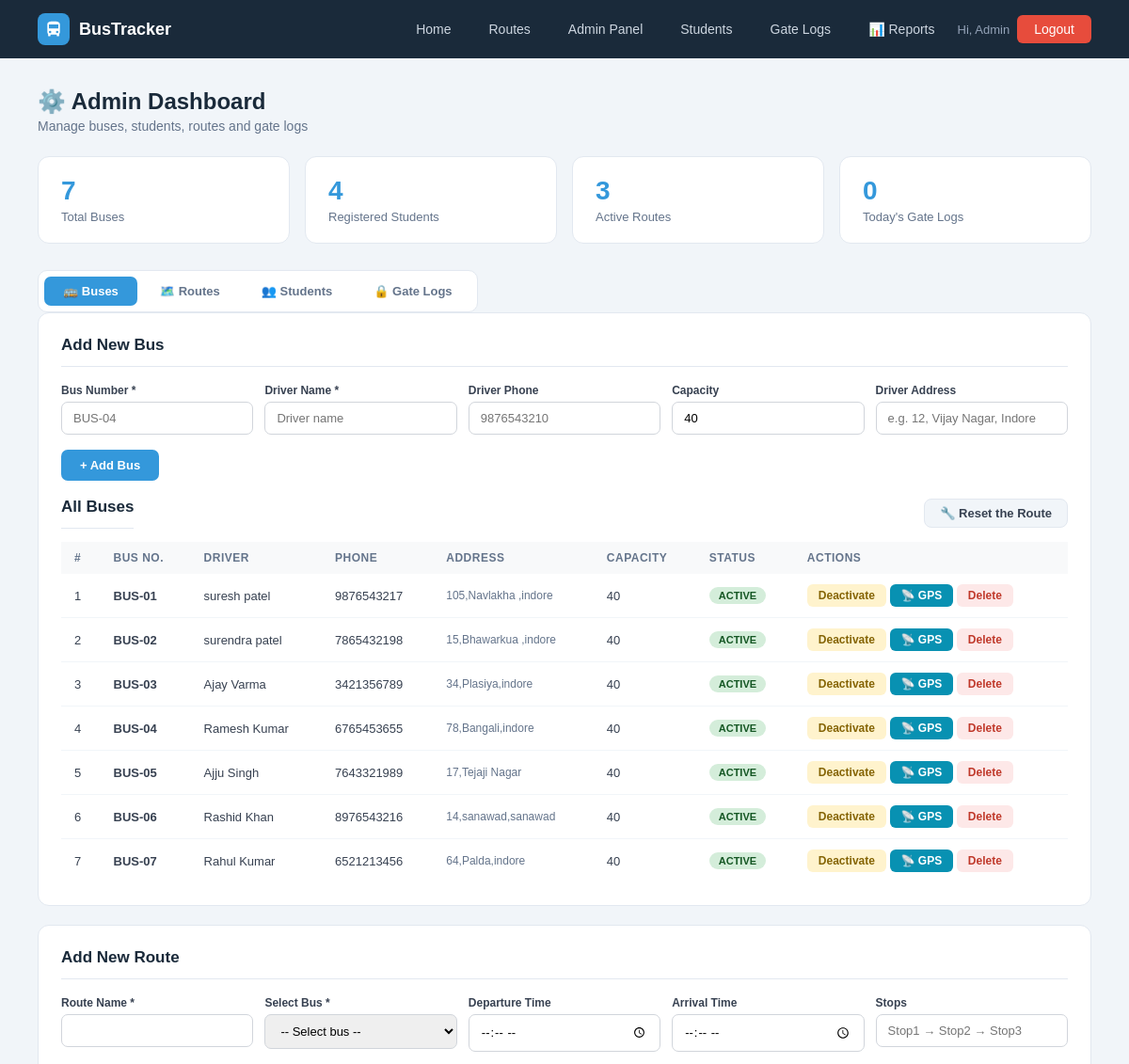
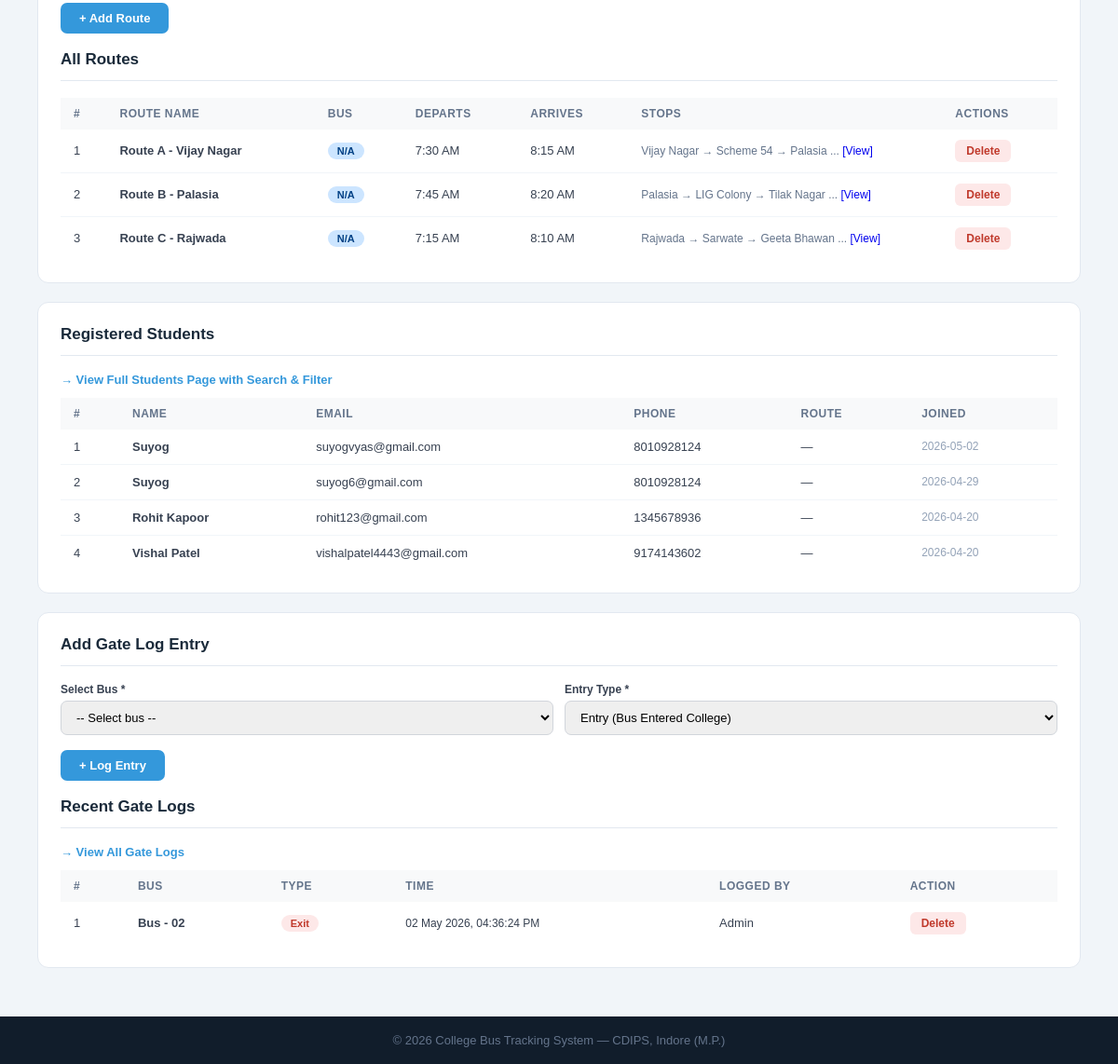
The page /admin (signed in) on the database as committed earlier (2 pictures, top to bottom).
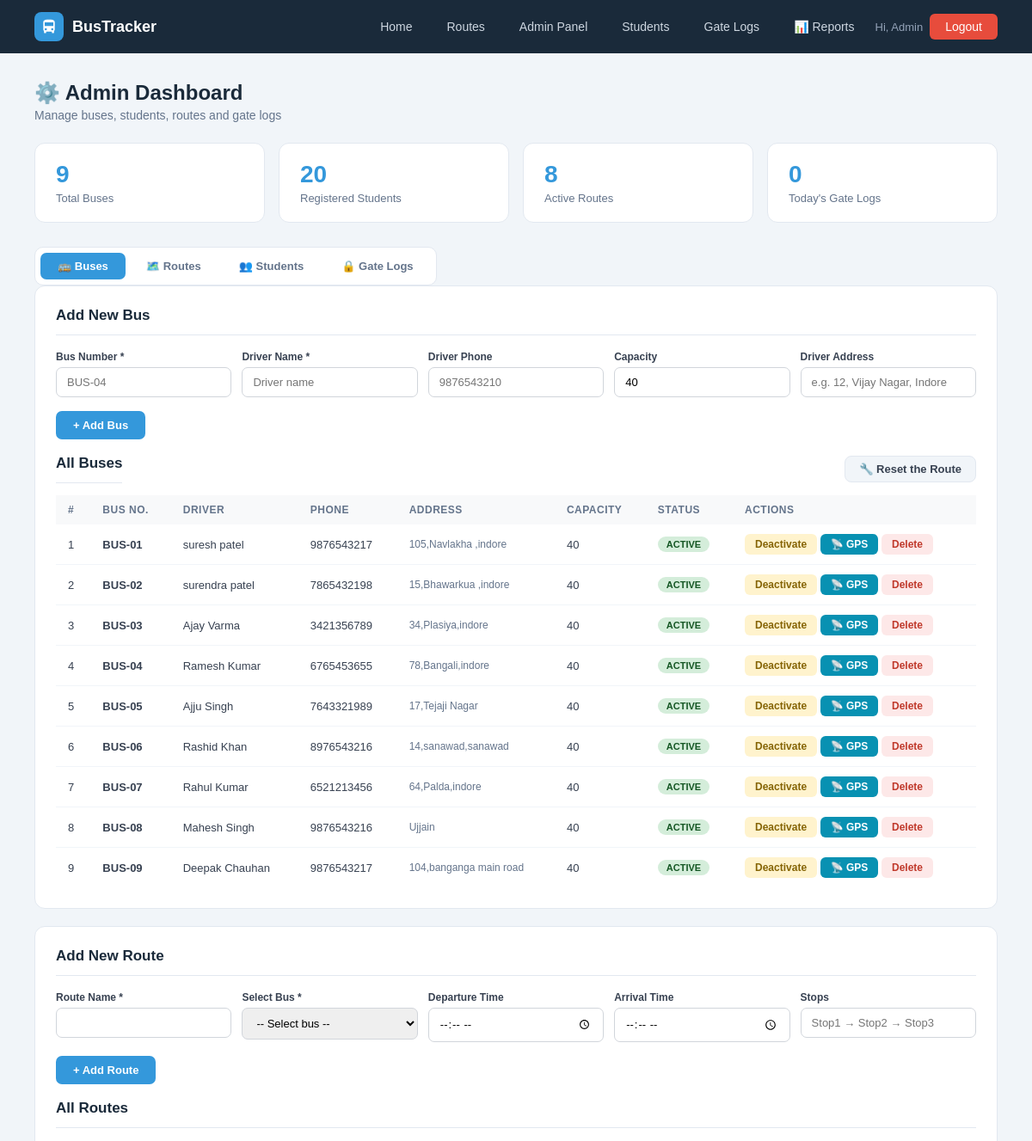
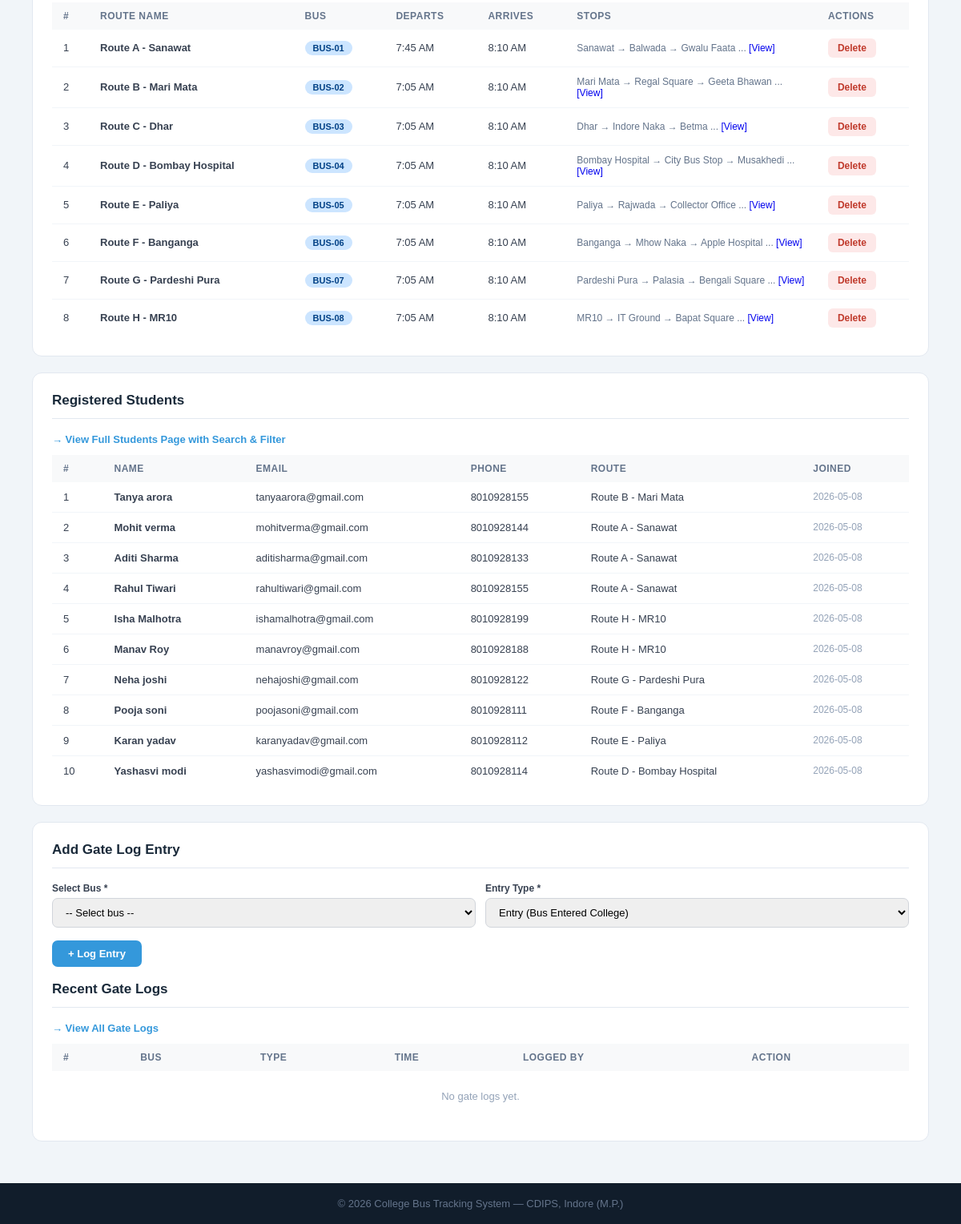
The same page on the database as committed later (2 pictures, top to bottom).
### tables this page shows
CREATE TABLE gate_logs (
        id INTEGER PRIMARY KEY AUTOINCREMENT,
        bus_id INTEGER, bus_number TEXT, entry_type TEXT,
        log_time TIMESTAMP DEFAULT CURRENT_TIMESTAMP,
        noted_by TEXT DEFAULT 'System',
        FOREIGN KEY(bus_id) REFERENCES buses(id));

CREATE TABLE buses (
        id INTEGER PRIMARY KEY AUTOINCREMENT,
        bus_number TEXT UNIQUE NOT NULL, driver_name TEXT NOT NULL,
        driver_phone TEXT, capacity INTEGER DEFAULT 40,
        status TEXT DEFAULT 'active',
        current_lat REAL DEFAULT 22.7196, current_lng REAL DEFAULT 75.8577, driver_address TEXT);

CREATE TABLE routes (
        id INTEGER PRIMARY KEY AUTOINCREMENT,
        route_name TEXT NOT NULL, bus_id INTEGER,
        start_point TEXT, end_point TEXT,
        departure_time TEXT, arrival_time TEXT, stops TEXT, original_bus_id INTEGER,
        FOREIGN KEY(bus_id) REFERENCES buses(id));

CREATE TABLE users (
        id INTEGER PRIMARY KEY AUTOINCREMENT,
        name TEXT NOT NULL, email TEXT UNIQUE NOT NULL,
        password TEXT NOT NULL, role TEXT DEFAULT 'student',
        phone TEXT, route_id INTEGER,
        created_at TIMESTAMP DEFAULT CURRENT_TIMESTAMP);

### app.py (the view)
@app.route('/admin')
@admin_required
def admin_dashboard():
    db = get_db()
    buses    = db.execute("SELECT * FROM buses").fetchall()
    students = db.execute('''SELECT u.*,r.route_name FROM users u
                             LEFT JOIN routes r ON u.route_id=r.id
                             WHERE u.role='student' ORDER BY u.created_at DESC''').fetchall()
    routes   = db.execute("SELECT r.*,b.bus_number FROM routes r LEFT JOIN buses b ON r.bus_id=b.id").fetchall()
    logs     = db.execute("SELECT * FROM gate_logs ORDER BY log_time DESC LIMIT 15").fetchall()
    stats = dict(
        total_buses=db.execute("SELECT COUNT(*) FROM buses").fetchone()[0],
        total_students=db.execute("SELECT COUNT(*) FROM users WHERE role='student'").fetchone()[0],
        total_routes=db.execute("SELECT COUNT(*) FROM routes").fetchone()[0],
        today_logs=db.execute("SELECT COUNT(*) FROM gate_logs WHERE DATE(log_time)=DATE('now')").fetchone()[0])
    db.close(); return render_template('admin.html', buses=buses, students=students, routes=routes, logs=logs, stats=stats)

### app.py (called while the page is built, shortened)
def get_db():
    conn = sqlite3.connect(DB)
    conn.row_factory = sqlite3.Row
    return conn

def admin_required(f):
    @wraps(f)
    def dec(*a, **kw):
        if 'admin' not in session:
            flash('Admin access required.', 'error')
            return redirect(url_for('admin_login'))
        return f(*a, **kw)
    return dec

@app.context_processor
def inject_notifications():
    return dict(notifications=[], unread_count=0)

### templates/admin.html (shortened to what the changed rows need)
{% extends "base.html" %}
{% block content %}
<div class="page">
    <div class="page-header">
        <div style="display:flex;gap:12px;align-items:flex-start;flex-wrap:wrap;justify-content:space-between;">
            <div>
                <h1>⚙️ Admin Dashboard</h1>
            </div>
        </div>
    </div>
    <div class="stat-cards">
        <div class="stat-card"><div class="num">{{ stats.total_buses }}</div><div class="lbl">Total Buses</div></div>
        <div class="stat-card"><div class="num">{{ stats.total_students }}</div><div class="lbl">Registered Students</div></div>
        <div class="stat-card"><div class="num">{{ stats.total_routes }}</div><div class="lbl">Active Routes</div></div>
    </div>
    <div class="tab-wrap">
        <div class="tab-contents">
            <div class="panel" id="content-buses">
                <h2>Add New Bus</h2>
                <br>
                <div style="display:flex;align-items:center;justify-content:space-between;margin-bottom:14px;">
                    <h2 style="margin:0;">All Buses</h2>
                </div>
                <table>
                    <thead><tr><th>#</th><th>Bus No.</th><th>Driver</th><th>Phone</th><th>Address</th><th>Capacity</th><th>Status</th><th>Actions</th></tr></thead>
                    <tbody>
                    {% for b in buses %}
                    <tr>
                        <td>{{ loop.index }}</td>
                        <td><b>{{ b.bus_number }}</b></td>
                        <td>{{ b.driver_name }}</td>
                        <td>{{ b.driver_phone or '—' }}</td>
                        <td style="font-size:12px;color:#64748b;max-width:160px;">{{ b.driver_address or '—' }}</td>
                        <td>{{ b.capacity }}</td>
                        <td><span class="badge {{ 'badge-green' if b.status=='active' else 'badge-red' }}">{{ b.status.upper() }}</span></td>
                        <td>
                            {% if b.status == 'active' %}
                            <a href="{{ url_for('bus_status', bid=b.id, status='inactive') }}" class="btn-sm btn-warning">Deactivate</a>
                            {% else %}
                            <a href="{{ url_for('bus_status', bid=b.id, status='active') }}" class="btn-sm btn-success">Activate</a>
                            {% endif %}
                            <a href="{{ url_for('driver_gps_page', bus_id=b.id) }}"
                               class="btn-sm"
                               style="background:#0891b2;color:#fff;border:none;"
                               target="_blank"
                               title="Driver GPS Panel — {{ b.driver_name }}">
                               📡 GPS
                            </a>
                            <a href="{{ url_for('delete_bus', bid=b.id) }}" class="btn-sm btn-danger">Delete</a>
                        </td>
                    </tr>
                    {% else %}
                    <tr><td colspan="8" style="text-align:center;color:#94a3b8;padding:24px">No buses found.</td></tr>
                    {% endfor %}
                    </tbody>
                </table>
            </div>
           <div class="panel" id="content-routes">
             <h2>Add New Route</h2>
            <br>
             <h2>All Routes</h2>
             <table>
                <thead>
                    <tr>
                        <th>#</th>
                        <th>Route Name</th>
                        <th>Bus</th>
                        <th>Departs</th>
                        <th>Arrives</th>
                        <th>Stops</th>
                        <th>Actions</th>
                    </tr>
                </thead>
                <tbody>
                    {% for r in routes %}
                    <tr>
                        <td>{{ loop.index }}</td>
                        <td><b>{{ r.route_name }}</b></td>
                        <td><span class="badge badge-blue">{{ r.bus_number or 'N/A' }}</span></td>
                        <td>
                            {% if r.departure_time %}
                                {{ (r.departure_time[:2]|int % 12 or 12) }}:{{ r.departure_time[3:] }}
                                {{ 'AM' if r.departure_time[:2]|int < 12 else 'PM' }}
                            {% else %}
                                 —
                            {% endif %}
                        </td>
                        <td>
                            {% if r.arrival_time %}
                                {{ (r.arrival_time[:2]|int % 12 or 12) }}:{{ r.arrival_time[3:] }}
                                {{ 'AM' if r.arrival_time[:2]|int < 12 else 'PM' }}
                            {% else %}
                               —
                            {% endif %}
                        </td>
                        <td style="max-width:240px;font-size:12px;color:#64748b">
                        {% if r.stops %}
                        {% set stop_list = r.stops.replace(',','→').split('→') %}
                        {{ stop_list[0].strip() }}
                        {% if stop_list|length > 1 %} → {{ stop_list[1].strip() }}{% endif %}
                        {% if stop_list|length > 2 %} → {{ stop_list[2].strip() }}{% endif %}
                        {% if stop_list|length > 3 %}
                            ...
                            <a href="#" onclick="alert(`{{ r.stops }}`)">[View]</a>
                        {% endif %}
                {% else %}
                    —
                {% endif %}
            </td>
            <td>
                <a href="{{ url_for('delete_route', rid=r.id) }}"
                   onclick="return confirm('Are you sure you want to delete this route?')"
                   class="btn-sm btn-danger">
                   Delete
                </a>
            </td>
        </tr>
        {% else %}
        <tr>
            <td colspan="7" style="text-align:center;color:#94a3b8;padding:24px">
                No routes found.
            </td>
        </tr>
        {% endfor %}
        </tbody>
    </table>
</div>
            <div class="panel" id="content-students">
                <h2>Registered Students</h2>
                <table>
                    <thead><tr><th>#</th><th>Name</th><th>Email</th><th>Phone</th><th>Route</th><th>Joined</th></tr></thead>
                    <tbody>
                    {% for s in students[:10] %}
                    <tr>
                        <td>{{ loop.index }}</td>
                        <td><b>{{ s.name }}</b></td>
                        <td>{{ s.email }}</td>
                        <td>{{ s.phone or '—' }}</td>
                        <td>{{ s.route_name or '—' }}</td>
                        <td style="font-size:12px;color:#94a3b8">{{ s.created_at[:10] if s.created_at else '—' }}</td>
                    </tr>
                    {% else %}
                    <tr><td colspan="6" style="text-align:center;color:#94a3b8;padding:24px">No students registered.</td></tr>
                    {% endfor %}
                    </tbody>
                </table>
            </div>
            <div class="panel" id="content-logs">
                <h2>Add Gate Log Entry</h2>
                <br>
                <h2>Recent Gate Logs</h2>
                <table>
                    <thead><tr><th>#</th><th>Bus</th><th>Type</th><th>Time</th><th>Logged By</th><th>Action</th></tr></thead>
                    <tbody>
                    {% for l in logs %}
                    <tr>
                        <td>{{ loop.index }}</td>
                        <td><b>{{ l.bus_number }}</b></td>
                        <td><span class="badge {{ 'badge-in' if l.entry_type=='Entry' else 'badge-out' }}">{{ l.entry_type }}</span></td>
                        <td style="font-size:12px">{{ l.log_time }}</td>
                        <td>{{ l.noted_by }}</td>
                        <td>
                            <a href="{{ url_for('delete_gate_log', lid=l.id) }}"
                               onclick="return confirm('Delete this gate log entry?')"
                               class="btn-sm btn-danger">Delete</a>
                        </td>
                    </tr>
                    {% else %}
                    <tr><td colspan="6" style="text-align:center;color:#94a3b8;padding:24px">No gate logs yet.</td></tr>
                    {% endfor %}
                    </tbody>
                </table>
            </div>
        </div>
    </div>
</div>
{% endblock %}

### templates/base.html (shortened to what this page needs)
<!DOCTYPE html>
<html lang="en">
<head>
    <link rel="stylesheet" href="{{ url_for('static', filename='css/style.css') }}">
</head>
<body>
<nav>
    <div class="nav-logo">
        <div class="nav-logo-icon">
            <svg viewBox="0 0 24 24"><path d="M4 16c0 .88.39 1.67 1 2.22V20a1 1 0 001 1h1a1 1 0 001-1v-1h8v1a1 1 0 001 1h1a1 1 0 001-1v-1.78c.61-.55 1-1.34 1-2.22V6c0-3.5-3.58-4-8-4S4 2.5 4 6v10zm3.5 1a1.5 1.5 0 110-3 1.5 1.5 0 010 3zm9 0a1.5 1.5 0 110-3 1.5 1.5 0 010 3zM6 6h12v5H6V6z"/></svg>
        </div>
        <span>BusTracker</span>
    </div>
    <div class="nav-links">
        <a href="{{ url_for('home') }}">Home</a>
        <a href="{{ url_for('routes_page') }}">Routes</a>
        {% if 'admin' in session or 'student' in session %}
            {% if 'admin' in session %}
                <a href="{{ url_for('admin_dashboard') }}">Admin Panel</a>
                <a href="{{ url_for('students_list') }}">Students</a>
                <a href="{{ url_for('gate_logs_page') }}">Gate Logs</a>
                <a href="{{ url_for('admin_reports') }}">📊 Reports</a>
            {% endif %}
            <span style="color:#94a3b8;font-size:13px">
                Hi,
                {% if 'admin' in session %}
                {{ session['admin']['name'] }}
                {% else %}
                {{ session['student']['name'] }}
                {% endif %}
            </span>
            {% if 'admin' in session %}
            <a href="/logout/admin" class="btn-danger">Logout</a>
            {% else %}
            <a href="/logout/student" class="btn-danger">Logout</a>
            {% endif %}
        {% endif %}
    </div>
</nav>
{% block content %}{% endblock %}
<footer><p>© 2026 College Bus Tracking System — CDIPS, Indore (M.P.)</p></footer>
</body>
</html>

Rows that differ between the two databases and show on the page:
removed gate_logs: admin.name "Admin", bus_number "Bus - 02", entry_type "Exit", log_time "02 May 2026, 04:36:24 PM", noted_by "Admin"
removed routes: route_name "Route A - Vijay Nagar", bus_number "N/A", (r.departure_time[:2]|int%12or12) "7", departure_time "30", departure_time "AM", (r.arrival_time[:2]|int%12or12) "8", arrival_time "15", arrival_time "AM", start_point "Vijay Nagar", stop_list "Scheme 54", stop_list "Palasia"
removed routes: route_name "Route B - Palasia", bus_number "N/A", (r.departure_time[:2]|int%12or12) "7", departure_time "45", departure_time "AM", (r.arrival_time[:2]|int%12or12) "8", arrival_time "20", arrival_time "AM", start_point "Palasia", stop_list "LIG Colony", stop_list "Tilak Nagar"
removed routes: route_name "Route C - Rajwada", bus_number "N/A", (r.departure_time[:2]|int%12or12) "7", departure_time "15", departure_time "AM", (r.arrival_time[:2]|int%12or12) "8", arrival_time "10", arrival_time "AM", start_point "Rajwada", stop_list "Sarwate", stop_list "Geeta Bhawan"
removed users: name "Suyog", email "suyogvyas@gmail.com", phone "8010928124", route_name "—", created_at "2026-05-02"
removed users: name "Suyog", email "suyog6@gmail.com", phone "8010928124", route_name "—", created_at "2026-04-29"
removed users: name "Rohit Kapoor", email "rohit123@gmail.com", phone "1345678936", route_name "—", created_at "2026-04-20"
removed users: name "Vishal Patel", email "vishalpatel4443@gmail.com", phone "9174143602", route_name "—", created_at "2026-04-20"
added buses: bus_number "BUS-08", driver_name "Mahesh Singh", driver_phone "9876543216", driver_address "Ujjain", capacity "40", status "ACTIVE"
added buses: bus_number "BUS-09", driver_name "Deepak Chauhan", driver_phone "9876543217", driver_address "104,banganga main road", capacity "40", status "ACTIVE"
added routes: route_name "Route A - Sanawat", bus_number "BUS-01", (r.departure_time[:2]|int%12or12) "7", departure_time "45", departure_time "AM", (r.arrival_time[:2]|int%12or12) "8", arrival_time "10", arrival_time "AM", start_point "Sanawat", stop_list "Balwada", stop_list "Gwalu Faata"
added routes: route_name "Route B - Mari Mata", bus_number "BUS-02", (r.departure_time[:2]|int%12or12) "7", departure_time "05", departure_time "AM", (r.arrival_time[:2]|int%12or12) "8", arrival_time "10", arrival_time "AM", start_point "Mari Mata", stop_list "Regal Square", stop_list "Geeta Bhawan"
added routes: route_name "Route C - Dhar", bus_number "BUS-03", (r.departure_time[:2]|int%12or12) "7", departure_time "05", departure_time "AM", (r.arrival_time[:2]|int%12or12) "8", arrival_time "10", arrival_time "AM", start_point "Dhar", stop_list "Indore Naka", stop_list "Betma"
added routes: route_name "Route D - Bombay Hospital", bus_number "BUS-04", (r.departure_time[:2]|int%12or12) "7", departure_time "05", departure_time "AM", (r.arrival_time[:2]|int%12or12) "8", arrival_time "10", arrival_time "AM", start_point "Bombay Hospital", stop_list "City Bus Stop", stop_list "Musakhedi"
added routes: route_name "Route E - Paliya", bus_number "BUS-05", (r.departure_time[:2]|int%12or12) "7", departure_time "05", departure_time "AM", (r.arrival_time[:2]|int%12or12) "8", arrival_time "10", arrival_time "AM", start_point "Paliya", stop_list "Rajwada", stop_list "Collector Office"
added routes: route_name "Route F - Banganga", bus_number "BUS-06", (r.departure_time[:2]|int%12or12) "7", departure_time "05", departure_time "AM", (r.arrival_time[:2]|int%12or12) "8", arrival_time "10", arrival_time "AM", start_point "Banganga", stop_list "Mhow Naka", stop_list "Apple Hospital"
added routes: route_name "Route G - Pardeshi Pura", bus_number "BUS-07", (r.departure_time[:2]|int%12or12) "7", departure_time "05", departure_time "AM", (r.arrival_time[:2]|int%12or12) "8", arrival_time "10", arrival_time "AM", start_point "Pardeshi Pura", stop_list "Palasia", stop_list "Bengali Square"
added routes: route_name "Route H - MR10", bus_number "BUS-08", (r.departure_time[:2]|int%12or12) "7", departure_time "05", departure_time "AM", (r.arrival_time[:2]|int%12or12) "8", arrival_time "10", arrival_time "AM", start_point "MR10", stop_list "IT Ground", stop_list "Bapat Square"
added users: name "Tanya arora", email "tanyaarora@gmail.com", phone "8010928155", route_name "Route B - Mari Mata", created_at "2026-05-08"
added users: name "Mohit verma", email "mohitverma@gmail.com", phone "8010928144", route_name "Route A - Sanawat", created_at "2026-05-08"
added users: name "Aditi Sharma", email "aditisharma@gmail.com", phone "8010928133", route_name "Route A - Sanawat", created_at "2026-05-08"
added users: name "Rahul Tiwari", email "rahultiwari@gmail.com", phone "8010928155", route_name "Route A - Sanawat", created_at "2026-05-08"
added users: name "Isha Malhotra", email "ishamalhotra@gmail.com", phone "8010928199", route_name "Route H - MR10", created_at "2026-05-08"
added users: name "Manav Roy", email "manavroy@gmail.com", phone "8010928188", route_name "Route H - MR10", created_at "2026-05-08"
added users: name "Neha joshi", email "nehajoshi@gmail.com", phone "8010928122", route_name "Route G - Pardeshi Pura", created_at "2026-05-08"
added users: name "Pooja soni", email "poojasoni@gmail.com", phone "8010928111", route_name "Route F - Banganga", created_at "2026-05-08"
added users: name "Karan yadav", email "karanyadav@gmail.com", phone "8010928112", route_name "Route E - Paliya", created_at "2026-05-08"
added users: name "Yashasvi modi", email "yashasvimodi@gmail.com", phone "8010928114", route_name "Route D - Bombay Hospital", created_at "2026-05-08"
Other text that changed with them:
{{ session['admin']['name'] }}: (not shown) → "Admin"
{{ stats.total_buses }}: "7" → "9"
{{ stats.total_students }}: "4" → "20"
{{ stats.total_routes }}: "3" → "8"
text now shown: "No gate logs yet."
